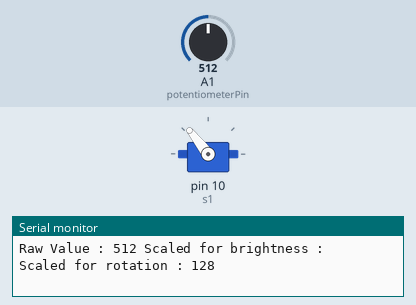
The sketch below on a simulated Arduino Uno, built with avr-gcc and run on an emulated ATmega328P. Shown: servo, the last lines printed to the serial monitor. The test bench sets the inputs (shaded band); at power-on: A1 (potentiometerPin) = 512. Random numbers use the default seed unless the sketch sets one.

Above: at 1.2 s.
1.3 s: A1 (potentiometerPin) set to 306
At 2.5 s:
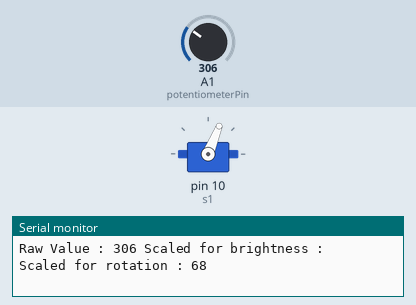
2.8 s: A1 (potentiometerPin) set to 70
At 3.5 s:
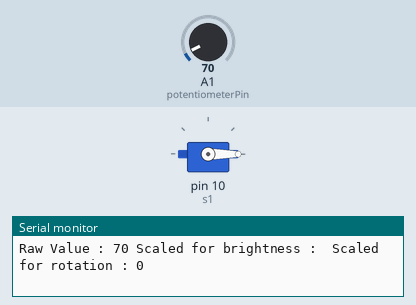
4.3 s: A1 (potentiometerPin) set to 716
At 5.5 s:
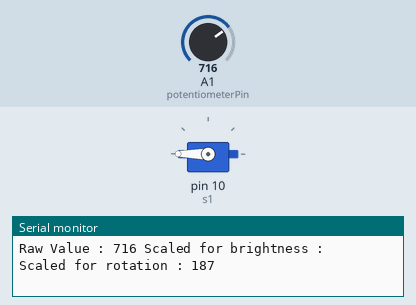
5.8 s: A1 (potentiometerPin) set to 511
At 7.3 s:
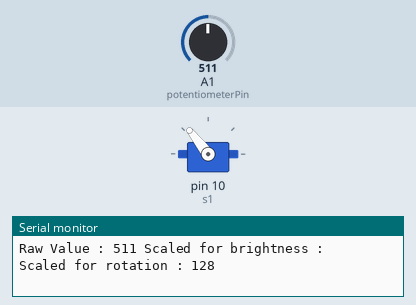
8.8 s: A1 (potentiometerPin) set to 900
At 9.7 s:
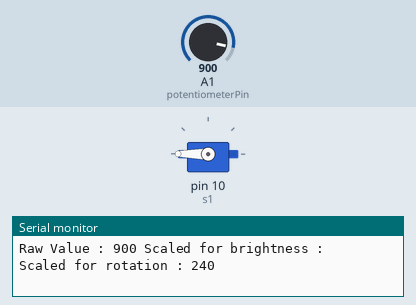
Timing chart, 0 to 11.8 s (numbered marks = the images above; inputs shaded):
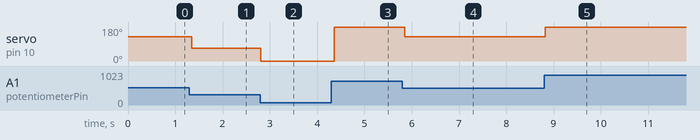

The sketch:

entitled_arm.ino
```cpp
/*
 * Creation & Computation - Digital Futures, OCAD University
 * Madlibs Project,Entitled Arm
 * Quinn Rockliff / Kristy Boyce
 * With code from Kate Hartman / Nick Puckett
 *
 * Read Potentiometer, scale the value to different ranges and print it over the Serial port
 *
 *
 *
 */

 #include <Servo.h>

int potentiometerPin = A1;  //the analog input pin the sensor is attached to
int rawValue;   //variable to hold the raw bit value 0 -1023
int scaledVal2; //map this one to a rotational value
int emptyTime = 0;


Servo s1;
void setup()
{
 s1.attach(10);
Serial.begin(9600);  //turn on the serial port
}

void loop()
{

  rawValue = analogRead(potentiometerPin);  //read the sensor value and store it
  scaledVal2 = map(rawValue,70,380,0,90);  // do it again

  s1.write(scaledVal2 );
  Serial.print("Raw Value : ");             //print all of this out of the serial monitor
  Serial.print(rawValue);
  Serial.print(" ");
  Serial.print("Scaled for brightness : "); // scale for brightness

  Serial.print(" ");
  Serial.print("Scaled for rotation : ");
  Serial.println(scaledVal2);


if (scaledVal2 > 80)             // if glass is empty
{
  emptyTime += 1;             // start counting
}

  else{emptyTime = 0;         // or just keep mapping brightness
  }

  if(emptyTime > 3000)      // if glass empty for longer than this time
{
  s1.write(random(70,80)); // Shake the hand
}

}
```

Measured:
- after the input at 1.3 s, servo on pin 10 (s1): 128° → 68° after 0.05 s
- after the input at 2.8 s, servo on pin 10 (s1): 68° → 0° at once
- after the input at 4.3 s, servo on pin 10 (s1): 0° → 180° after 0.07 s
- after the input at 5.8 s, servo on pin 10 (s1): 180° → 128° after 0.05 s
- after the input at 8.8 s, servo on pin 10 (s1): 128° → 180° at once
